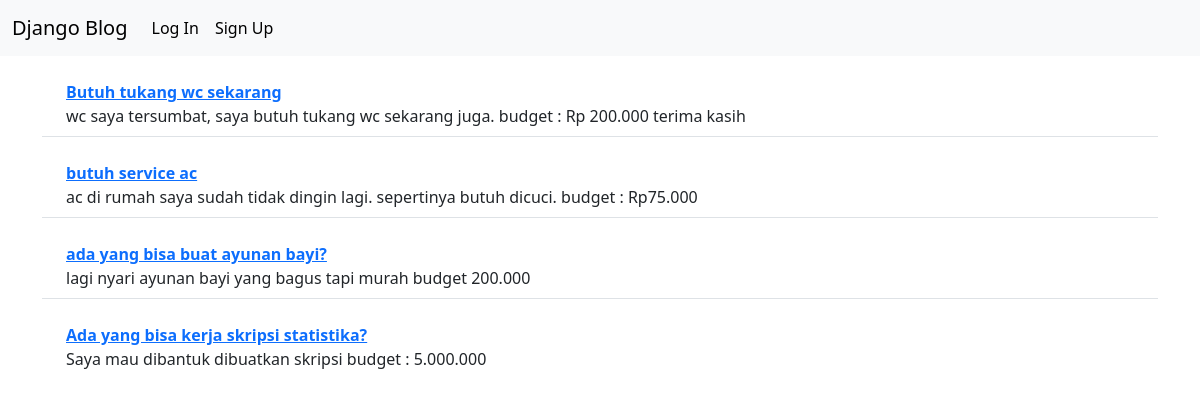
The page / on the database its author committed.
### blog/models.py (models this page shows, shortened)
class Post(models.Model):
    title = models.CharField(max_length=200)
    author = models.ForeignKey(
        "auth.User",
        on_delete=models.CASCADE,
    )
    body = models.TextField()

### blog/views.py (the view)
# urls.py: path("", BlogListView.as_view(), name="home"),
class BlogListView(ListView):
    model = Post
    template_name = "home.html"

### templates/home.html
{% extends "base.html" %}
{% block content %}
<ul class="list-group list-group-flush mb-3 mt-3">
{% for post in post_list %}
   <li class="list-group-item mb-3">
      <div class="ms-2 me-auto">
      <div class="fw-bold"><a href="{% url 'post_detail' post.pk %}" > {{ post.title }} </a></div>
      {{ post.body }}
      </div>
   </li>
{% endfor %}
   </ul>
{% endblock %}

### rows shown on the page
Post: title "Butuh tukang wc sekarang", body "wc saya tersumbat, saya butuh tukang wc sekarang juga. budget : Rp 200.000 terima kasih"
Post: title "butuh service ac", body "ac di rumah saya sudah tidak dingin lagi. sepertinya butuh dicuci. budget : Rp75.000"
Post: title "ada yang bisa buat ayunan bayi?", body "lagi nyari ayunan bayi yang bagus tapi murah budget 200.000"
Post: title "Ada yang bisa kerja skripsi statistika?", body "Saya mau dibantuk dibuatkan skripsi budget : 5.000.000"
